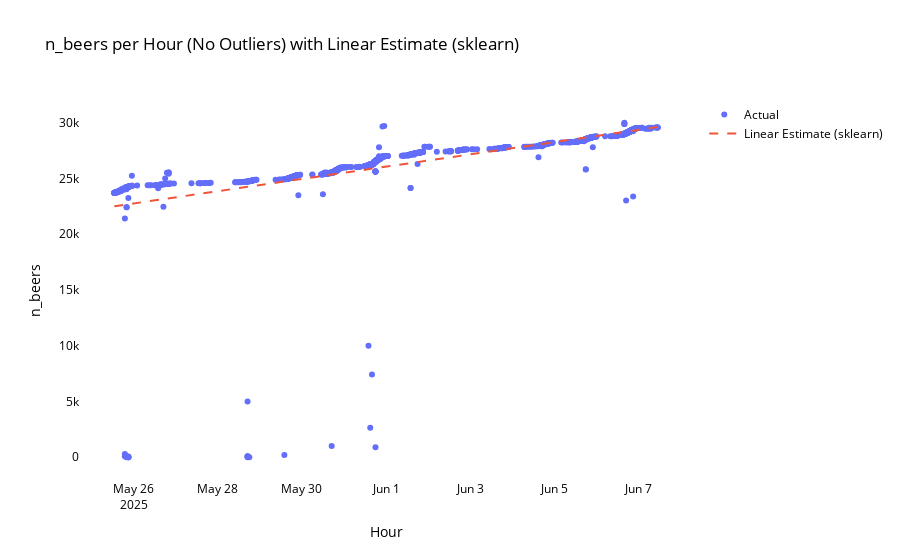

The cell this chart's notebook holds for it:
### Code cell
# Linear estimate of rate of beers using sklearn and added_df_no_outliers
from sklearn.linear_model import LinearRegression
import numpy as np

# Prepare X as hours since start, y as n_beers
X = (added_df_no_outliers['hour'] - added_df_no_outliers['hour'].min()).dt.total_seconds().values.reshape(-1, 1) / 3600
y = added_df_no_outliers['n_beers'].values

# Fit linear regression
model = LinearRegression()
model.fit(X, y)
rate_per_hour = model.coef_[0]
intercept = model.intercept_

print(f"Estimated rate of beers per hour: {rate_per_hour:.2f}")
print(f"Intercept: {intercept:.2f}")

# Add linear estimate to DataFrame for plotting
added_df_no_outliers['linear_estimate'] = model.predict(X)

import plotly.graph_objects as go
fig = go.Figure()
fig.add_trace(go.Scatter(x=added_df_no_outliers['hour'], y=added_df_no_outliers['n_beers'], mode='markers', name='Actual'))
fig.add_trace(go.Scatter(x=added_df_no_outliers['hour'], y=added_df_no_outliers['linear_estimate'], mode='lines', name='Linear Estimate (sklearn)', line=dict(dash='dash')))
fig.update_layout(
    title='n_beers per Hour (No Outliers) with Linear Estimate (sklearn)',
    xaxis_title='Hour',
    yaxis_title='n_beers',
    plot_bgcolor='white',
    paper_bgcolor='white',
    font=dict(color='black')
)
fig.show()

### Figure 1 — Plotly figure (JSON) as saved in the notebook; plotly's stock layout.template omitted (floating-point values rounded to 4 significant figures; data arrays with more than 128 entries replaced by an {"elided": "..."} marker saying what was removed)
{"data": [{"mode": "markers", "name": "Actual", "type": "scatter", "x": {"elided": "1122 str values"}, "y": {"elided": "1122 int values"}}, {"line": {"dash": "dash"}, "mode": "lines", "name": "Linear Estimate (sklearn)", "type": "scatter", "x": {"elided": "1122 str values"}, "y": {"elided": "1122 float values"}}], "layout": {"font": {"color": "black"}, "paper_bgcolor": "white", "plot_bgcolor": "white", "title": {"text": "n_beers per Hour (No Outliers) with Linear Estimate (sklearn)"}, "xaxis": {"title": {"text": "Hour"}}, "yaxis": {"title": {"text": "n_beers"}}}}
